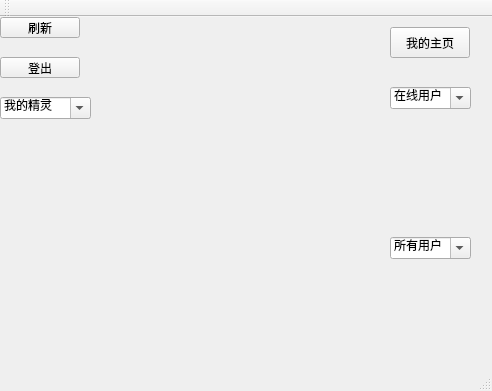
<?xml version="1.0" encoding="UTF-8"?>
<ui version="4.0">
 <class>MainWindow</class>
 <widget class="QMainWindow" name="MainWindow">
  <property name="geometry">
   <rect>
    <x>0</x>
    <y>0</y>
    <width>492</width>
    <height>391</height>
   </rect>
  </property>
  <property name="windowTitle">
   <string>主界面</string>
  </property>
  <widget class="QWidget" name="centralWidget">
   <property name="enabled">
    <bool>true</bool>
   </property>
   <property name="layoutDirection">
    <enum>Qt::LeftToRight</enum>
   </property>
   <widget class="QPushButton" name="BtnRefresh">
    <property name="geometry">
     <rect>
      <x>0</x>
      <y>0</y>
      <width>80</width>
      <height>21</height>
     </rect>
    </property>
    <property name="sizePolicy">
     <sizepolicy hsizetype="Maximum" vsizetype="Fixed">
      <horstretch>0</horstretch>
      <verstretch>0</verstretch>
     </sizepolicy>
    </property>
    <property name="text">
     <string>刷新</string>
    </property>
   </widget>
   <widget class="QPushButton" name="BtnLoginOut">
    <property name="geometry">
     <rect>
      <x>0</x>
      <y>40</y>
      <width>80</width>
      <height>21</height>
     </rect>
    </property>
    <property name="sizePolicy">
     <sizepolicy hsizetype="Maximum" vsizetype="Fixed">
      <horstretch>0</horstretch>
      <verstretch>0</verstretch>
     </sizepolicy>
    </property>
    <property name="text">
     <string>登出</string>
    </property>
   </widget>
   <widget class="QComboBox" name="CurrentPkms">
    <property name="geometry">
     <rect>
      <x>0</x>
      <y>80</y>
      <width>91</width>
      <height>22</height>
     </rect>
    </property>
    <property name="sizePolicy">
     <sizepolicy hsizetype="Fixed" vsizetype="Fixed">
      <horstretch>0</horstretch>
      <verstretch>0</verstretch>
     </sizepolicy>
    </property>
    <property name="minimumSize">
     <size>
      <width>62</width>
      <height>0</height>
     </size>
    </property>
    <property name="editable">
     <bool>true</bool>
    </property>
    <property name="currentText">
     <string>我的精灵</string>
    </property>
   </widget>
   <widget class="QLabel" name="labelInfo">
    <property name="geometry">
     <rect>
      <x>130</x>
      <y>90</y>
      <width>211</width>
      <height>251</height>
     </rect>
    </property>
    <property name="sizePolicy">
     <sizepolicy hsizetype="Preferred" vsizetype="Preferred">
      <horstretch>3</horstretch>
      <verstretch>0</verstretch>
     </sizepolicy>
    </property>
    <property name="text">
     <string/>
    </property>
   </widget>
   <widget class="QComboBox" name="allUsersComboBox">
    <property name="geometry">
     <rect>
      <x>390</x>
      <y>220</y>
      <width>81</width>
      <height>22</height>
     </rect>
    </property>
    <property name="sizePolicy">
     <sizepolicy hsizetype="Preferred" vsizetype="Fixed">
      <horstretch>1</horstretch>
      <verstretch>0</verstretch>
     </sizepolicy>
    </property>
    <property name="editable">
     <bool>true</bool>
    </property>
    <property name="currentText">
     <string>所有用户</string>
    </property>
   </widget>
   <widget class="QPushButton" name="BtnHomePage">
    <property name="geometry">
     <rect>
      <x>390</x>
      <y>10</y>
      <width>80</width>
      <height>31</height>
     </rect>
    </property>
    <property name="sizePolicy">
     <sizepolicy hsizetype="Preferred" vsizetype="Fixed">
      <horstretch>1</horstretch>
      <verstretch>0</verstretch>
     </sizepolicy>
    </property>
    <property name="text">
     <string>我的主页</string>
    </property>
   </widget>
   <widget class="QComboBox" name="onlineUsersComboBox">
    <property name="geometry">
     <rect>
      <x>390</x>
      <y>70</y>
      <width>81</width>
      <height>22</height>
     </rect>
    </property>
    <property name="sizePolicy">
     <sizepolicy hsizetype="Preferred" vsizetype="Fixed">
      <horstretch>1</horstretch>
      <verstretch>0</verstretch>
     </sizepolicy>
    </property>
    <property name="editable">
     <bool>true</bool>
    </property>
    <property name="currentText">
     <string>在线用户</string>
    </property>
   </widget>
  </widget>
  <widget class="QToolBar" name="mainToolBar">
   <attribute name="toolBarArea">
    <enum>TopToolBarArea</enum>
   </attribute>
   <attribute name="toolBarBreak">
    <bool>false</bool>
   </attribute>
  </widget>
  <widget class="QStatusBar" name="statusBar"/>
 </widget>
 <layoutdefault spacing="6" margin="11"/>
 <resources/>
 <connections/>
</ui>
